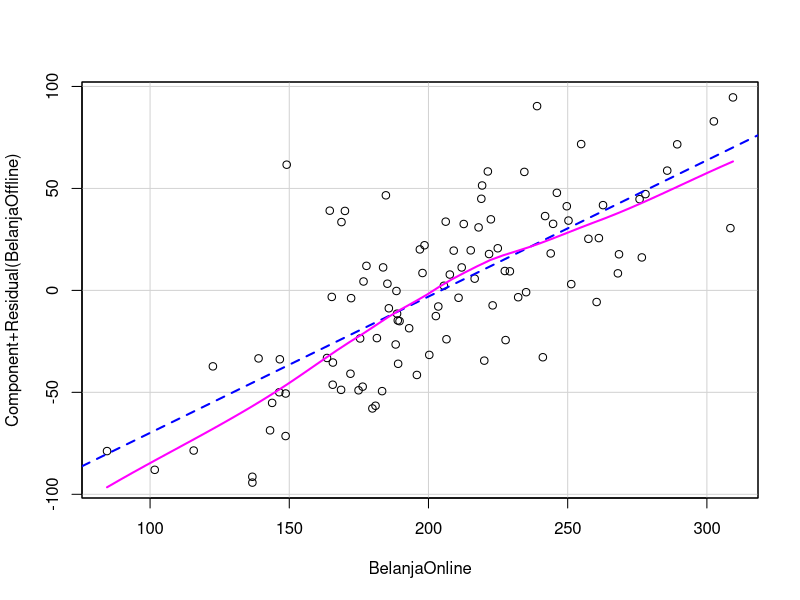
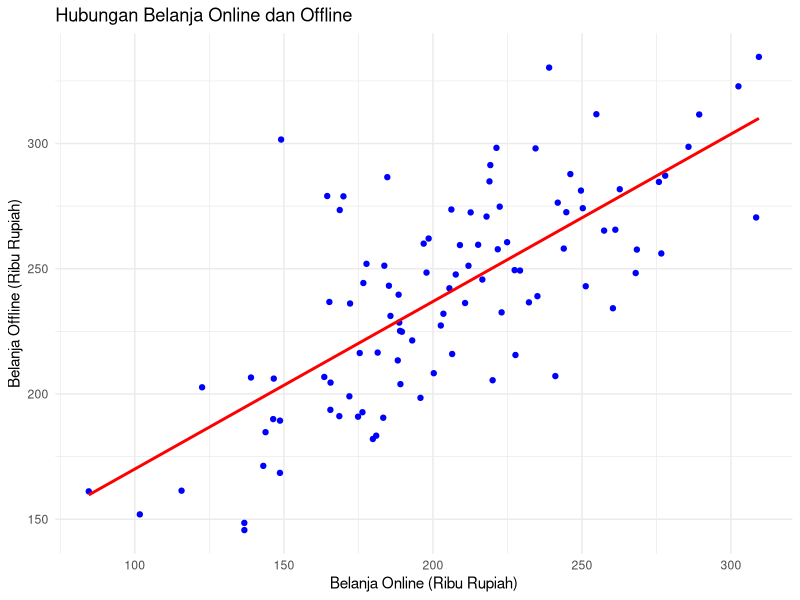
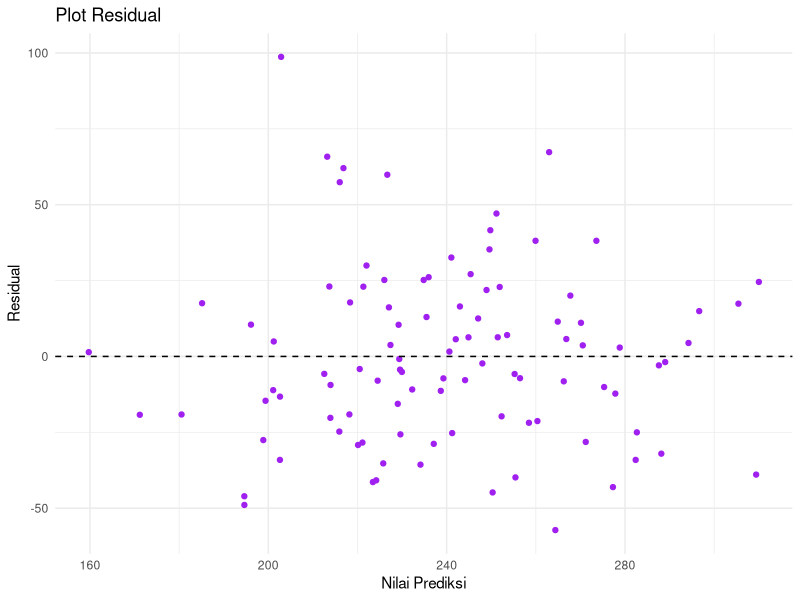

These charts were generated, in order, by the following R code:
set.seed(123)
n <- 100
BelanjaOnline <- rnorm(n, mean = 200, sd = 50)  # Variabel independen (dalam ribuan rupiah)
BelanjaOffline <- 100 + 0.7 * BelanjaOnline + rnorm(n, mean = 0, sd = 30)  # Variabel dependen

# Membuat dataframe
data <- data.frame(BelanjaOnline, BelanjaOffline)

# Melihat data awal
head(data)

# Model regresi linear
model <- lm(BelanjaOffline ~ BelanjaOnline, data = data)

# 2.1 Uji Normalitas Residual
shapiro_test <- shapiro.test(residuals(model))

# 2.2 Uji Homoskedastisitas
library(lmtest)
bptest_test <- bptest(model)  # Uji Breusch-Pagan

# 2.3 Uji Linearitas
library(car)
crPlots(model)  # Plot untuk mengecek linearitas

# Menampilkan ringkasan model
summary_model <- summary(model)
summary_model

library(ggplot2)

# Scatter plot dengan garis regresi
scatter_plot <- ggplot(data, aes(x = BelanjaOnline, y = BelanjaOffline)) +
  geom_point(color = "blue") +
  geom_smooth(method = "lm", color = "red", se = FALSE) +
  labs(title = "Hubungan Belanja Online dan Offline",
       x = "Belanja Online (Ribu Rupiah)",
       y = "Belanja Offline (Ribu Rupiah)") +
  theme_minimal()

# Residual plot
residual_plot <- ggplot(data, aes(x = model$fitted.values, y = model$residuals)) +
  geom_point(color = "purple") +
  geom_hline(yintercept = 0, linetype = "dashed") +
  labs(title = "Plot Residual",
       x = "Nilai Prediksi",
       y = "Residual") +
  theme_minimal()

# Menampilkan visualisasi
print(scatter_plot)
print(residual_plot)

interpretasi <- list(
  "Koefisien Regresi" = summary_model$coefficients,
  "R-Squared" = summary_model$r.squared,
  "Asumsi Normalitas" = shapiro_test,
  "Asumsi Homoskedastisitas" = bptest_test,
  "Asumsi Linearitas" = "Lihat Partial Residual Plots"
)
interpretasi

